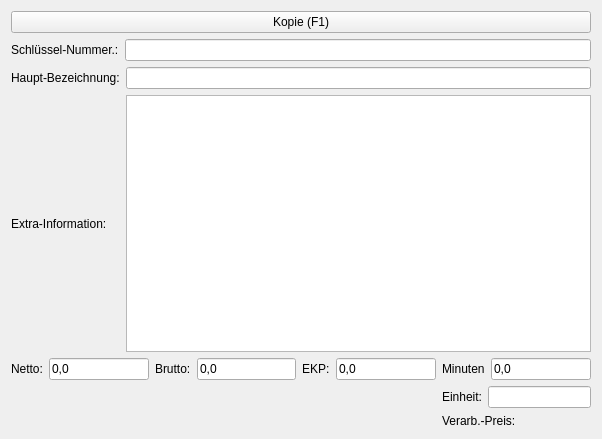
<?xml version="1.0" encoding="UTF-8"?>
<ui version="4.0">
 <class>materialContent</class>
 <widget class="MaterialContent" name="materialContent">
  <property name="geometry">
   <rect>
    <x>0</x>
    <y>0</y>
    <width>602</width>
    <height>439</height>
   </rect>
  </property>
  <property name="windowTitle">
   <string>Material</string>
  </property>
  <layout class="QVBoxLayout" name="verticalLayout">
   <item>
    <widget class="QPushButton" name="buttonCopy">
     <property name="text">
      <string>Kopie (F1)</string>
     </property>
    </widget>
   </item>
   <item>
    <layout class="QHBoxLayout" name="horizontalLayout">
     <item>
      <widget class="QLabel" name="label">
       <property name="text">
        <string>Schlüssel-Nummer.:</string>
       </property>
      </widget>
     </item>
     <item>
      <widget class="QLineEdit" name="editKey"/>
     </item>
    </layout>
   </item>
   <item>
    <layout class="QGridLayout" name="gridLayout_2">
     <item row="0" column="0">
      <widget class="QLabel" name="label_5">
       <property name="text">
        <string>Haupt-Bezeichnung:</string>
       </property>
      </widget>
     </item>
     <item row="0" column="1">
      <widget class="QLineEdit" name="editMainDescription"/>
     </item>
     <item row="1" column="0">
      <widget class="QLabel" name="label_2">
       <property name="text">
        <string>Extra-Information:</string>
       </property>
      </widget>
     </item>
     <item row="1" column="1">
      <widget class="QTextEdit" name="editDescr">
       <property name="tabChangesFocus">
        <bool>true</bool>
       </property>
      </widget>
     </item>
    </layout>
   </item>
   <item>
    <layout class="QGridLayout" name="gridLayout">
     <item row="1" column="4">
      <layout class="QHBoxLayout" name="horizontalLayout_3">
       <item>
        <widget class="QLabel" name="label_3">
         <property name="text">
          <string>Einheit:</string>
         </property>
        </widget>
       </item>
       <item>
        <widget class="QLineEdit" name="editUnit"/>
       </item>
      </layout>
     </item>
     <item row="0" column="4">
      <layout class="QHBoxLayout" name="horizontalLayout_4">
       <item>
        <widget class="QLabel" name="label_9">
         <property name="text">
          <string>Minuten</string>
         </property>
        </widget>
       </item>
       <item>
        <widget class="QLineEdit" name="editMinutes">
         <property name="text">
          <string>0,0</string>
         </property>
        </widget>
       </item>
      </layout>
     </item>
     <item row="0" column="1">
      <layout class="QHBoxLayout" name="horizontalLayout_5">
       <item>
        <widget class="QLabel" name="label_12">
         <property name="text">
          <string>Netto:</string>
         </property>
        </widget>
       </item>
       <item>
        <widget class="QLineEdit" name="editNetto">
         <property name="text">
          <string>0,0</string>
         </property>
        </widget>
       </item>
      </layout>
     </item>
     <item row="0" column="2">
      <layout class="QHBoxLayout" name="horizontalLayout_6">
       <item>
        <widget class="QLabel" name="label_13">
         <property name="text">
          <string>Brutto:</string>
         </property>
        </widget>
       </item>
       <item>
        <widget class="QLineEdit" name="editBrutto">
         <property name="text">
          <string>0,0</string>
         </property>
        </widget>
       </item>
      </layout>
     </item>
     <item row="0" column="3">
      <layout class="QHBoxLayout" name="horizontalLayout_7">
       <item>
        <widget class="QLabel" name="label_14">
         <property name="text">
          <string>EKP:</string>
         </property>
        </widget>
       </item>
       <item>
        <widget class="QLineEdit" name="editEkp">
         <property name="text">
          <string>0,0</string>
         </property>
        </widget>
       </item>
      </layout>
     </item>
     <item row="2" column="1">
      <layout class="QHBoxLayout" name="horizontalLayout_8"/>
     </item>
     <item row="2" column="4">
      <layout class="QHBoxLayout" name="horizontalLayout_9">
       <item>
        <widget class="QLabel" name="label_4">
         <property name="text">
          <string>Verarb.-Preis:</string>
         </property>
        </widget>
       </item>
       <item>
        <widget class="QLabel" name="labelTotal">
         <property name="text">
          <string/>
         </property>
        </widget>
       </item>
      </layout>
     </item>
     <item row="2" column="3">
      <layout class="QHBoxLayout" name="horizontalLayout_10"/>
     </item>
    </layout>
   </item>
  </layout>
 </widget>
 <customwidgets>
  <customwidget>
   <class>MaterialContent</class>
   <extends>QWidget</extends>
   <header>pages/material_page.h</header>
   <container>1</container>
  </customwidget>
 </customwidgets>
 <tabstops>
  <tabstop>editKey</tabstop>
  <tabstop>editMainDescription</tabstop>
  <tabstop>editDescr</tabstop>
  <tabstop>editNetto</tabstop>
  <tabstop>editBrutto</tabstop>
  <tabstop>editEkp</tabstop>
  <tabstop>editMinutes</tabstop>
  <tabstop>editUnit</tabstop>
 </tabstops>
 <resources/>
 <connections/>
 <slots>
  <slot>CopyData(QString)</slot>
 </slots>
</ui>
